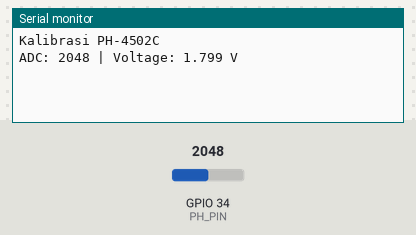
A program run on a simulated ESP32. Shown: the last lines printed to the serial monitor. Inputs (shaded band) come from the test bench; at power-on: GPIO 34 (PH_PIN) = 2048 (analog values on the 0–4095 scale).

Above: at 1.2 s.
1.3 s: GPIO 34 (PH_PIN) set to 2866
At 2.3 s:
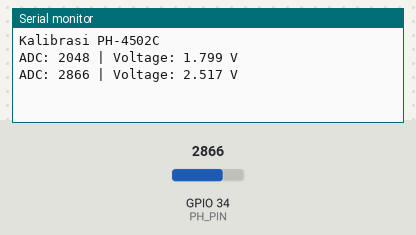
2.8 s: GPIO 34 (PH_PIN) set to 3603
At 3.9 s:
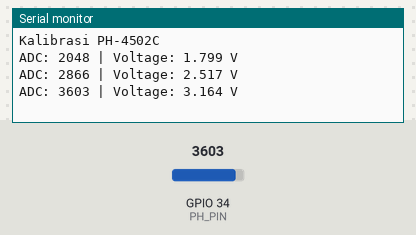
Timing chart, 0 to 5.8 s (numbered marks = the images above; inputs shaded):
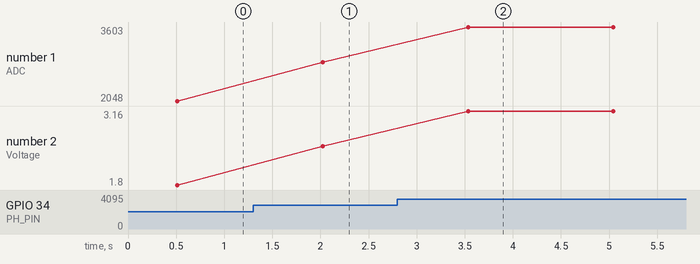

The program:

main.cpp
```cpp
#include <Arduino.h>

const int PH_PIN = 34;
const float ADC_CAL_FACTOR = 2.500 / 2.294;

void setup() {
  Serial.begin(115200);

  analogReadResolution(12);
  analogSetAttenuation(ADC_11db);

  Serial.println("Kalibrasi PH-4502C");
}

void loop() {
  long total = 0;
  const int samples = 100;

  for (int i = 0; i < samples; i++) {
    total += analogRead(PH_PIN);
    delay(5);
  }

  float adcValue = total / (float)samples;

  float voltage = adcValue * (3.3 / 4095.0);
  voltage *= ADC_CAL_FACTOR;

  Serial.print("ADC: ");
  Serial.print(adcValue, 0);

  Serial.print(" | Voltage: ");
  Serial.print(voltage, 3);
  Serial.println(" V");

  delay(1000);
}
```

Measured:
- after the input at 1.3 s, the serial monitor: prints a new line after 0.72 s (image 1)
- after the input at 2.8 s, the serial monitor: prints a new line after 0.73 s (image 2)
- plotted number 1: 2048 → 2866 after the input at 1.3 s, 2866 → 3603 after the input at 2.8 s
- plotted number 2: 1.8 → 2.52 after the input at 1.3 s, 2.52 → 3.16 after the input at 2.8 s
